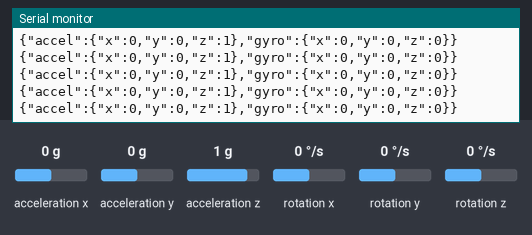
The sketch below on a simulated Arduino Uno, built for the host (arithmetic inside an expression is 32-bit, double 64-bit). On the bench: the last lines printed to the serial monitor. The inputs (shaded band) are chosen by the test bench; at power-on: acceleration x 0 g, acceleration y 0 g, acceleration z 1 g, rotation x 0 °/s, rotation y 0 °/s, rotation z 0 °/s.

Above: at 1.2 s.
1.3 s: acceleration x set to -1.4 g
At 2.2 s:
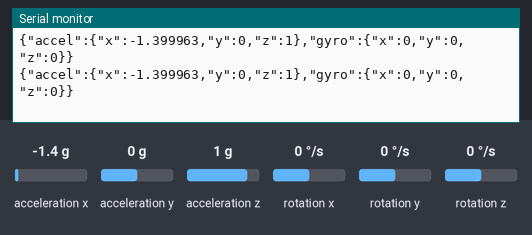
2.8 s: acceleration y set to -1.4 g
At 3.6 s:
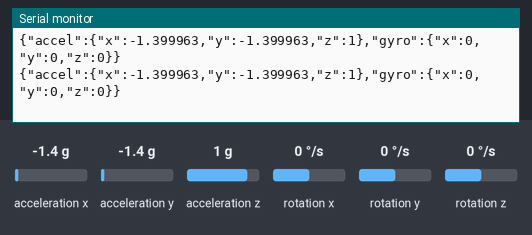
4.3 s: acceleration z set to -1.4 g
At 4.8 s:
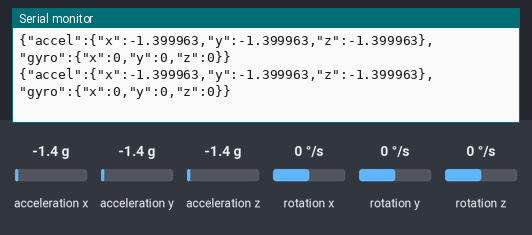
5.8 s: acceleration x set to 1.4 g
At 6.5 s:
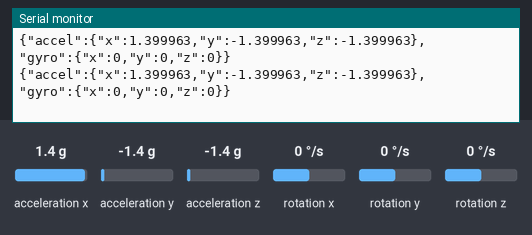
8.8 s: rotation x set to -192 °/s
At 9.4 s:
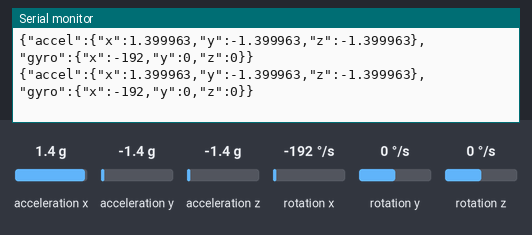
Timing chart, 0 to 11.3 s (numbered marks = the images above; inputs shaded):
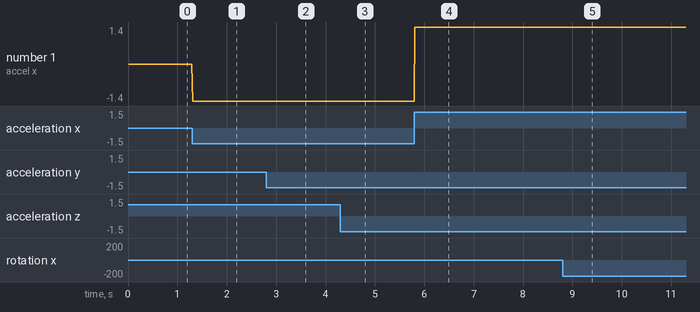

The sketch:

MPU6050.ino
```cpp
#include <Wire.h>
#include <MPU6050.h>
#include <ArduinoJson.h>

MPU6050 mpu;
unsigned long lastSampleTime = 0;
// 10ms 간격으로 데이터 전송 (100Hz): data/학습 데이터의 수집 주기(약 100Hz)와 맞춰야
// 서버의 이상 진동 분석(윈도우 100샘플, 분석 단위 1000샘플)이 학습 때와 같은 시간 축으로 동작합니다.
// JSON 한 줄(약 100바이트) × 100Hz는 115200bps 대역폭의 약 90%를 사용합니다.
const int sampleInterval = 10;

void setup() {
  Serial.begin(115200);
  while (!Serial); // MEGA는 없어도 되지만 안정성을 위해 추가

  Serial.println("MPU6050 초기화 중...");

  Wire.begin();  // I2C 시작

  mpu.initialize();  // 센서 초기화

  // 센서 연결 테스트
  if (mpu.testConnection()) {
    Serial.println("✅ MPU6050 연결 성공!");
  } else {
    Serial.println("❌ MPU6050 연결 실패!");
    Serial.println("🔎 점검 목록:");
    Serial.println("- VCC는 5V에 연결되어 있나요?");
    Serial.println("- SDA → 핀 20 / SCL → 핀 21 연결 확인");
    Serial.println("- GND 연결 확인");
    Serial.println("- 라이브러리 설치 확인");
    while (1); // 연결 실패 시 멈춤
  }

  // 초기화 완료 메시지 (JSON 형식)
  StaticJsonDocument<200> initDoc;
  initDoc["status"] = "initialized";
  initDoc["message"] = "MPU6050 초기화 완료";
  serializeJson(initDoc, Serial);
  Serial.println();
}

void loop() {
  unsigned long currentTime = millis();

  // 설정된 간격마다 데이터 전송
  if (currentTime - lastSampleTime >= sampleInterval) {
    lastSampleTime = currentTime;

  int16_t ax, ay, az;
  int16_t gx, gy, gz;

  mpu.getMotion6(&ax, &ay, &az, &gx, &gy, &gz);

    // 가속도 값 변환 (단위: g, ±2g 범위)
    float accel_x = ax / 16384.0;
    float accel_y = ay / 16384.0;
    float accel_z = az / 16384.0;

    // 자이로 값 변환 (단위: 도/초, ±250도/초 범위)
    float gyro_x = gx / 131.0;
    float gyro_y = gy / 131.0;
    float gyro_z = gz / 131.0;

    // 진동 강도 계산 (가속도 벡터의 크기) - 주석 처리
    // float vibration = sqrt(accel_x*accel_x + accel_y*accel_y + accel_z*accel_z);

    // 데이터를 JSON 형식으로 전송
    StaticJsonDocument<256> doc;
    // doc["timestamp"] = currentTime;  // 타임스탬프 주석 처리
    // doc["interval"] = sampleInterval;  // interval 필드 주석 처리

    // 가속도 데이터
    JsonObject accel = doc.createNestedObject("accel");
    accel["x"] = accel_x;
    accel["y"] = accel_y;
    accel["z"] = accel_z;

    // 자이로 데이터
    JsonObject gyro = doc.createNestedObject("gyro");
    gyro["x"] = gyro_x;
    gyro["y"] = gyro_y;
    gyro["z"] = gyro_z;

    // 계산된 값 - 주석 처리
    // doc["vibration"] = vibration;

    // JSON 직렬화 및 전송
    serializeJson(doc, Serial);
    Serial.println();
  }
}
```

Measured:
- after the input at 1.3 s, the serial monitor: prints a new line at once (image 1)
- after the input at 2.8 s, the serial monitor: prints a new line at once (image 2)
- after the input at 4.3 s, the serial monitor: prints a new line at once (image 3)
- after the input at 5.8 s, the serial monitor: prints a new line at once (image 4)
- after the input at 8.8 s, the serial monitor: prints a new line at once (image 5)
- plotted number 1: 0 → -1.4 after the input at 1.3 s, -1.4 → 1.4 after the input at 5.8 s
